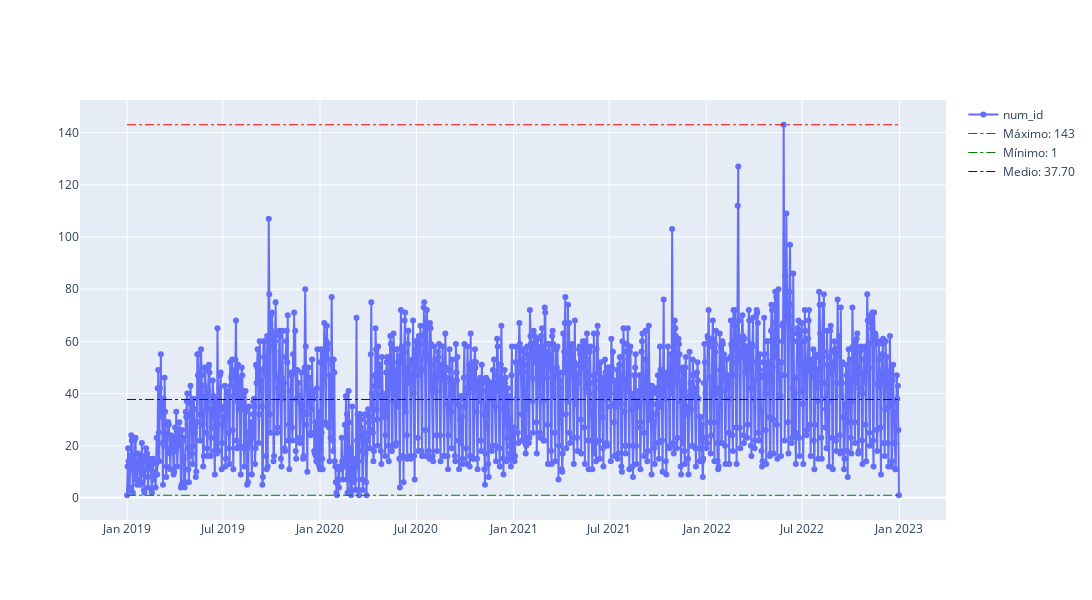

The cell this chart's notebook holds for it:
### Code cell
grafico_fechas(
    df=df_concatenado,
    columna_fecha='fecha_creacion',
    columna_id_usuario='numero_de_usuarios',
    fecha_inicio='2019-01-01',
    fecha_fin='2022-12-31'
)

### Figure 1 — Plotly figure (JSON) as saved in the notebook; plotly's stock layout.template omitted (floating-point values rounded to 4 significant figures; data arrays with more than 128 entries replaced by an {"elided": "..."} marker saying what was removed)
{"data": [{"mode": "lines+markers", "name": "num_id", "type": "scatter", "x": {"elided": "1454 str values"}, "y": {"elided": "1454 int values"}}, {"line": {"color": "Red", "dash": "dashdot", "width": 1}, "mode": "lines", "name": "Máximo: 143", "type": "scatter", "x": ["2019-01-01T00:00:00", "2022-12-31T00:00:00"], "y": [143, 143]}, {"line": {"color": "Green", "dash": "dashdot", "width": 1}, "mode": "lines", "name": "Mínimo: 1", "type": "scatter", "x": ["2019-01-01T00:00:00", "2022-12-31T00:00:00"], "y": [1, 1]}, {"line": {"color": "Blue", "dash": "dashdot", "width": 1}, "mode": "lines", "name": "Medio: 37.70", "type": "scatter", "x": ["2019-01-01T00:00:00", "2022-12-31T00:00:00"], "y": [37.7, 37.7]}], "layout": {"autosize": false, "height": 600, "width": 1700}}
